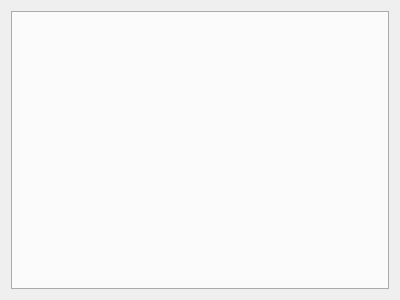
<?xml version="1.0" encoding="UTF-8"?>
<ui version="4.0">
 <class>ComptabiliteForm</class>
 <widget class="QWidget" name="ComptabiliteForm">
  <property name="geometry">
   <rect>
    <x>0</x>
    <y>0</y>
    <width>400</width>
    <height>300</height>
   </rect>
  </property>
  <property name="windowTitle">
   <string>Form</string>
  </property>
  <layout class="QVBoxLayout" name="verticalLayout">
   <item>
    <widget class="QTabWidget" name="tabWidget">
     <property name="tabPosition">
      <enum>QTabWidget::South</enum>
     </property>
     <property name="currentIndex">
      <number>-1</number>
     </property>
     <property name="movable">
      <bool>true</bool>
     </property>
    </widget>
   </item>
  </layout>
 </widget>
 <resources/>
 <connections/>
</ui>
